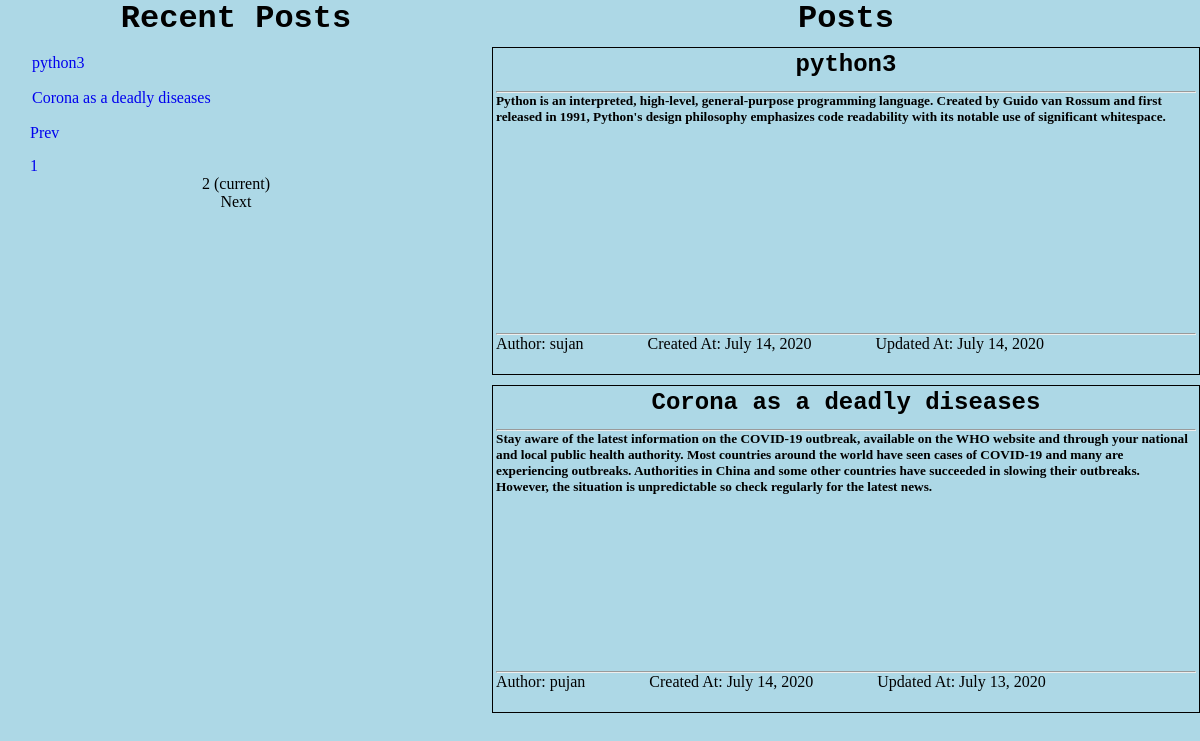
Screenshot of /blog/?page=2 with the database file from the repository.
### post/models.py (models this page shows, shortened)
class Blog(models.Model):
    title = models.CharField(max_length=100)
    post = RichTextField()
    slug = AutoSlugField(populate_from='title')
    author = models.ForeignKey(Author, on_delete=models.CASCADE)
    created_date = models.DateField(auto_now_add=True)
    updated_date = models.DateField(auto_now=True)

class Author(models.Model):
    author_name = models.CharField(max_length=100)
    author_email = models.EmailField()

### post/views.py (the view)
# urls.py: 2. Add a URL to urlpatterns:  path('blog/', include('blog.urls'))
def blog(request):
    data = Blog.objects.all().order_by('-updated_date')
    paginator = Paginator(data, 2)
    page = request.GET.get('page')
    post = paginator.get_page(page)
    return render(request, 'post/blog.html', {'data': post})

### post/templates/post/blog.html (shortened to what this page needs)
{% load static %}
<!DOCTYPE html>
<html lang="en">
<head>
    <link rel="stylesheet" href="{% static 'css/style.css' %}">
</head>
<body>
<div class="main">
    <div class="left-side">
        <div class="recent-post">
            <h1>Recent Posts</h1>
            <table>
                {% for post in data %}
                    <tr>
                        <td>
                            <a href="{% url 'post:selected_post' post.slug %}">{{ post.title }}</a>
                        </td>
                    </tr>
                {% endfor %}
            </table>
            <div class="pagination" style="text-align: center">
                {% if data.has_other_pages %}
                    <ul class="pagination">
                        {% if data.has_previous %}
                            <li><a href="?page={{ data.previous_page_number }}">Prev</a></li>
                        {% else %}
                            <li class="disabled"><span>Prev</span></li>
                        {% endif %}
                        {% for i in data.paginator.page_range %}
                            {% if data.number == i %}
                                <li class="active"><span>{{ i }} <span
                                        class="sr-only">(current)</span></span>
                                </li>
                            {% else %}
                                <li><a href="?page={{ i }}">{{ i }}</a></li>
                            {% endif %}
                        {% endfor %}
                        {% if data.has_next %}
                            <li><a href="?page={{ data.next_page_number }}">Next;</a></li>
                        {% else %}
                            <li class="disabled"><span>Next</span></li>
                        {% endif %}
                    </ul>
                {% endif %}
            </div>
        </div>
    </div>
    <div class="right-side">
        <h1>Posts</h1>
        {% for post in data %}
            <div class="Card">
                <div class="title">
                    <h2>{{ post.title }}</h2>
                </div>
                <hr/>
                <div class="post">
                    <h5>{{ post.post | safe }}</h5>
                </div>
                <hr/>
                <div class="foot">
                    <p>Author: {{ post.author.author_name }}<span class="tab"></span> Created
                        At: {{ post.created_date }}<span class="tab"></span> Updated
                        At: {{ post.updated_date }}  </p>
                </div>
            </div>
        {% endfor %}
    </div>
</div>
</body>
</html>

### post/static/css/style.css (style rules this page uses)
* { padding: 0; margin: 0; }
.main { display: flex; }
h1,h2 { font-family: "Bitstream Vera Sans Mono", Monaco, "Courier New", Courier, monospace; text-align: center; }
a { display: block; text-decoration: none; }
.left-side { width: 50%; }
.right-side { padding-left: 20px; width: 70%; }
.left-side,.right-side h1 { text-align: center; }
.recent-post a { padding-top: 15px; text-align: justify; padding-left: 30px; }
body { background-color: lightblue; }
.Card { padding: 3px; margin-top: 10px; height: 40vh; width: 700px; border: 1px solid black; }
.title { height: 5vh; }
.post { height: 30vh; }
.foot { height: 5vh; }
.tab { padding-left:60px ; }

### rows the page displays
Blog: title "python3", post "Python is an interpreted, high-level, general-purpose programming language. Created by Guido van Rossum and first released in 1991, Python's design philosophy emphasizes code readability with its notable use of significant whitespace.", author.author_name "sujan", created_date "July 14, 2020", updated_date "July 14, 2020"
Blog: title "Corona as a deadly diseases", post "Stay aware of the latest information on the COVID-19 outbreak, available on the WHO website and through your national and local public health authority. Most countries around the world have seen cases of COVID-19 and many are experiencing outbreaks. Authorities in China and some other countries have succeeded in slowing their outbreaks. However, the situation is unpredictable so check regularly for the latest news.", author.author_name "pujan", created_date "July 14, 2020", updated_date "July 13, 2020"

### other values shown
{{ i }} "1"
{{ i }} "2"
